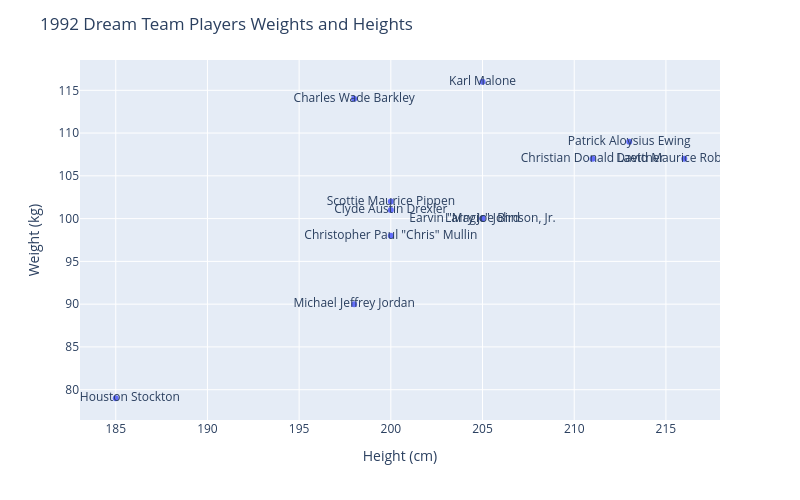

Notebook source saved alongside this figure:
### Code cell
fig = px.scatter(dream_team, x='Height', y='Weight', text='Name', width=800, height=500)
fig.update_layout(title='1992 Dream Team Players Weights and Heights', 
                  xaxis_title='Height (cm)', 
                  yaxis_title='Weight (kg)')

fig.show()

### Figure 1 — Plotly figure (JSON) as saved in the notebook; plotly's stock layout.template omitted (floating-point values rounded to 4 significant figures)
{"data": [{"hovertemplate": "Height=%{x}<br>Weight=%{y}<br>Name=%{text}<extra></extra>", "legendgroup": "", "marker": {"color": "#636efa", "symbol": "circle"}, "mode": "markers+text", "name": "", "orientation": "v", "showlegend": false, "text": ["Charles Wade Barkley", "Larry Joe Bird", "Clyde Austin Drexler", "Patrick Aloysius Ewing", "Earvin \"Magic\" Johnson, Jr.", "Michael Jeffrey Jordan", "Christian Donald Laettner", "Karl Malone", "Christopher Paul \"Chris\" Mullin", "Scottie Maurice Pippen", "David Maurice Robinson", "John Houston Stockton"], "type": "scatter", "x": [198.0, 205.0, 200.0, 213.0, 205.0, 198.0, 211.0, 205.0, 200.0, 200.0, 216.0, 185.0], "xaxis": "x", "y": [114.0, 100.0, 101.0, 109.0, 100.0, 90.0, 107.0, 116.0, 98.0, 102.0, 107.0, 79.0], "yaxis": "y"}], "layout": {"height": 500, "legend": {"tracegroupgap": 0}, "margin": {"t": 60}, "title": {"text": "1992 Dream Team Players Weights and Heights"}, "width": 800, "xaxis": {"anchor": "y", "domain": [0, 1], "title": {"text": "Height (cm)"}}, "yaxis": {"anchor": "x", "domain": [0, 1], "title": {"text": "Weight (kg)"}}}}
